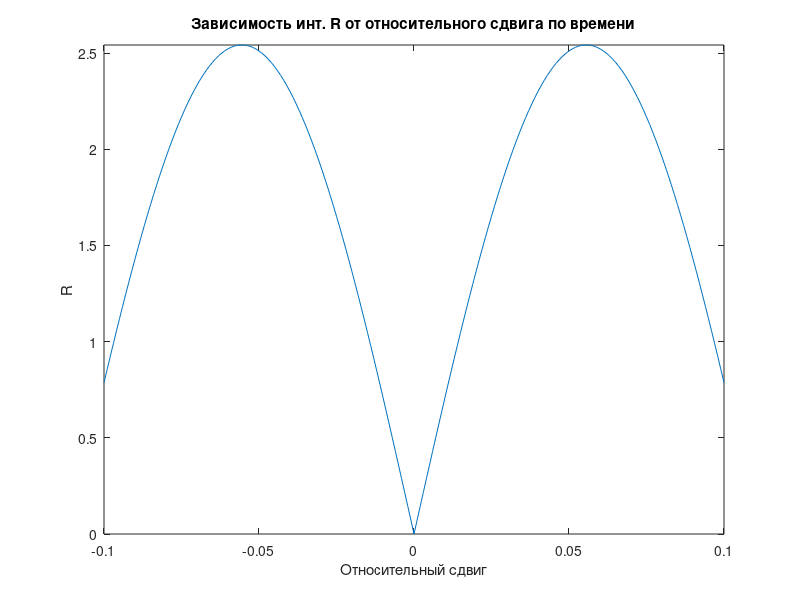
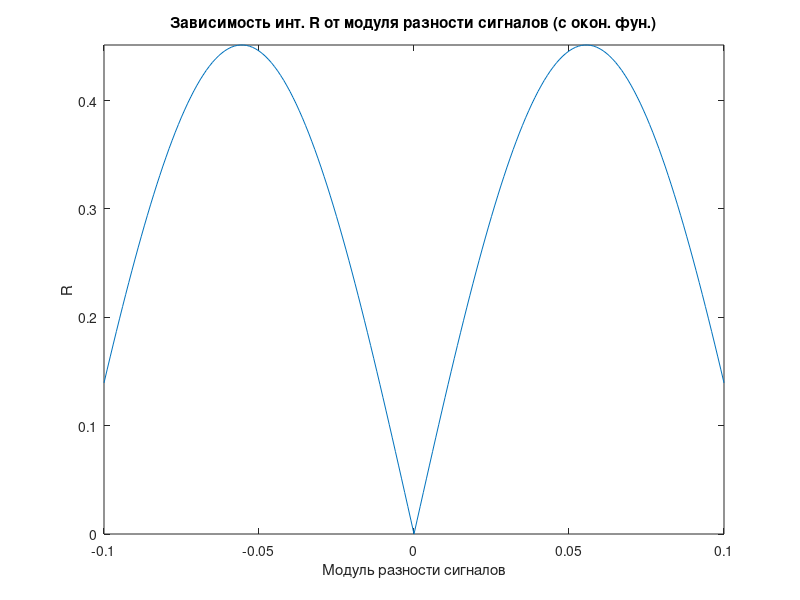
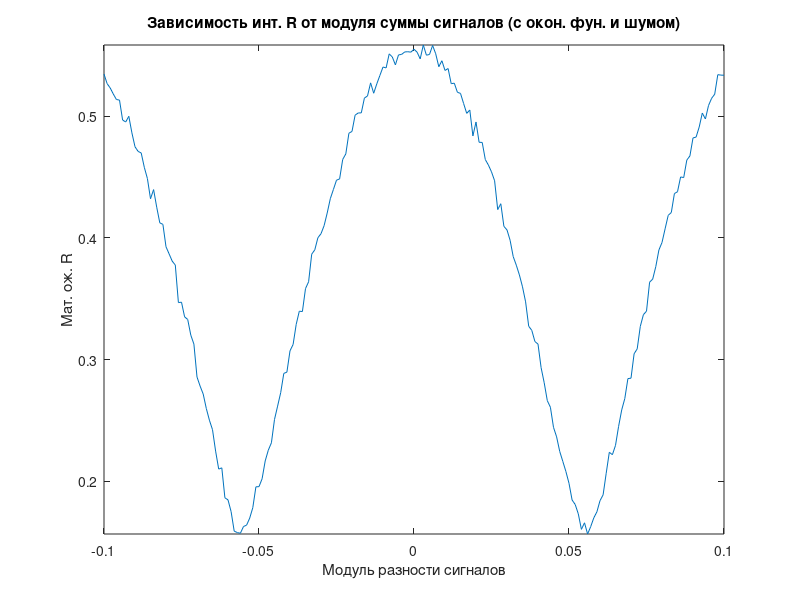
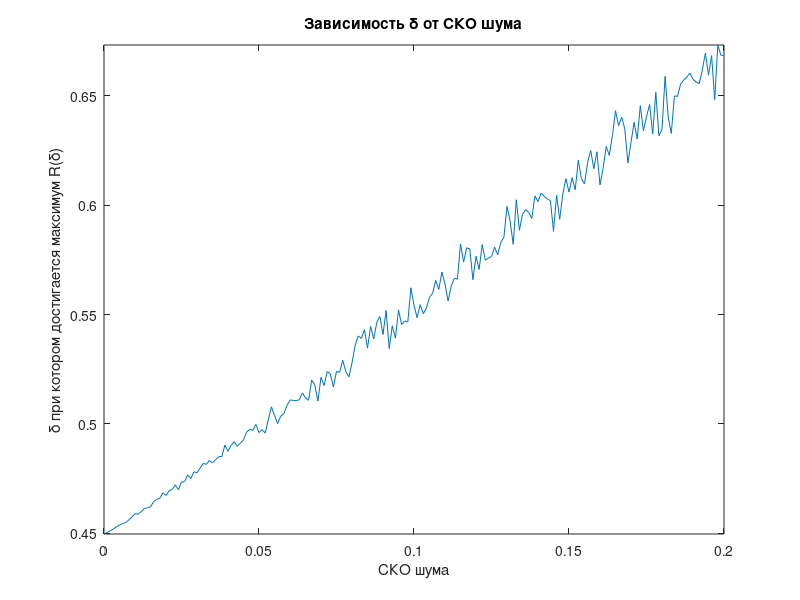

These figures' MATLAB source, in order:
% Расчётное задание 2

clc;

% ========================================
% Настройки
% ========================================
% Временной интервал представления сигнала
T = 2.0;

% Начальное значение максимума коэффициента сходства
maxR = 0;

% Кол-во периодов 1-го сигнала
n = 9;

% Количество периодов несущей частоты радиоимпульса на интервале [0, T]
m = 10;

% СКО шума
SKO = 0.1;

% Количество точек дискретизации сигнала
k = 1024;

% Интервал для смещения второго сигнала
d = 0.1;
% ========================================

% ========================================
% Пункт 1. Два гармонических сигнала
% ========================================
j = 1;
R = zeros(1, 2000 * d);

for q = -d:0.001:d
    t = zeros(1, k);
    x = zeros(1, k);
    y = zeros(1, k);
    xy = zeros(1, k);

    for i = 1:k
        t(i) = (i - 1) * (T / k);

        % Пункт 1. Два гармонических сигнала
        x(i) = cos((2 * pi * n * t(i)) / T);
        y(i) = cos((2 * pi * n * (t(i) - T * q)) / T);

        % Вычисление массива подинтегрального выражения
        xy(i) = abs(x(i) - y(i));
    end

    R(j) = trapz(t, xy);

    j = j + 1;
end

q = (-d:0.001:d);

figure
plot(q, R);
axis tight;
title('Зависимость инт. R от относительного сдвига по времени');
xlabel ('Относительный сдвиг');
ylabel('R');
% ========================================

% ========================================
% Пункт 2*. Два гармонических сигнала, модулированных по амплитуде экспоненциальной оконной функцией
% ========================================
j = 1;
R = zeros(1, 2000 * d);

for q = -d:0.001:d
    t = zeros(1, k);
    x = zeros(1, k);
    y = zeros(1, k);
    xy = zeros(1, k);
    w = zeros(1, k);

    for i = 1:k
        t(i) = (i - 1) * (T / k);

        % Оконная функция
        w(i) = exp(- (m * (t(i) - T / 2) / T) ^ 2);

        x(i) = cos((2 * pi * n * t(i)) / T) * w(i);
        y(i) = cos((2 * pi * n * (t(i) - T * q)) / T) * w(i);

        % Вычисление массива подинтегрального выражения
        xy(i) = abs(x(i) - y(i));
    end

    R(j) = trapz(t, xy);

    j = j + 1;
end

q = (-d:0.001:d);

figure
plot(q, R);
axis tight;
title('Зависимость инт. R от модуля разности сигналов (с окон. фун.)');
xlabel ('Модуль разности сигналов');
ylabel('R');
% ========================================

% ========================================
% Пункт 2**. Два гармонических сигнала, один из которых зашумлен, модулированных по амплитуде экспоненциальной оконной функцией
% ========================================
j = 1;
R = zeros(1, 2000 * d);

for q = -d:0.001:d
    t = zeros(1, k);
    x = zeros(1, k);
    y = zeros(1, k);
    xy = zeros(1, k);
    w = zeros(1, k);
    noise = randn(k + 1, 1) * SKO;

    for i = 1:k
        t(i) = (i - 1) * (T / k);

        % Оконная функция
        w(i) = exp(- (m * (t(i) - T / 2) / T) ^ 2);

        x(i) = cos((2 * pi * n * t(i)) / T) * w(i);
        y(i) = cos((2 * pi * n * (t(i) - T * q)) / T) * w(i) + noise(i);

        % Вычисление массива подинтегрального выражения
        xy(i) = abs(x(i) + y(i));
    end

    R(j) = trapz(t, xy);

    if (R(j) > maxR)
        maxR = R(j);
        maxQ = q;
    end

    j = j + 1;
end

q = (-d:0.001:d);

figure
plot(q, R);
axis tight;
title('Зависимость инт. R от модуля суммы сигналов (с окон. фун. и шумом)');
xlabel ('Модуль разности сигналов');
ylabel('Мат. ож. R');

j = 1;
R = zeros(1, 200);

for skooo = 0:0.001:0.2
    t = zeros(1, k);
    x = zeros(1, k);
    y = zeros(1, k);
    xy = zeros(1, k);
    w = zeros(1, k);
    noise = randn(k + 1, 1) * skooo;

    for i = 1:k
        t(i) = (i - 1) * (T / k);

        % Оконная функция
        w(i) = exp(- (m * (t(i) - T / 2) / T) ^ 2);

        x(i) = cos((2 * pi * n * t(i)) / T) * w(i);
        y(i) = cos((2 * pi * n * (t(i) - T * maxQ)) / T) * w(i) + noise(i);

        % Вычисление массива подинтегрального выражения
        xy(i) = abs(x(i) + y(i));
    end

    R(j) = trapz(t, xy);

    j = j + 1;
end

skooo = (0:0.001:0.2);

figure
plot(skooo, R);
axis tight;
title('Зависимость δ от СКО шума');
xlabel ('СКО шума');
ylabel('δ при котором достигается максимум R(δ)');
% ========================================

disp('Нажмите любую клавишу, чтобы продолжить...');
pause
close all;
clear;
